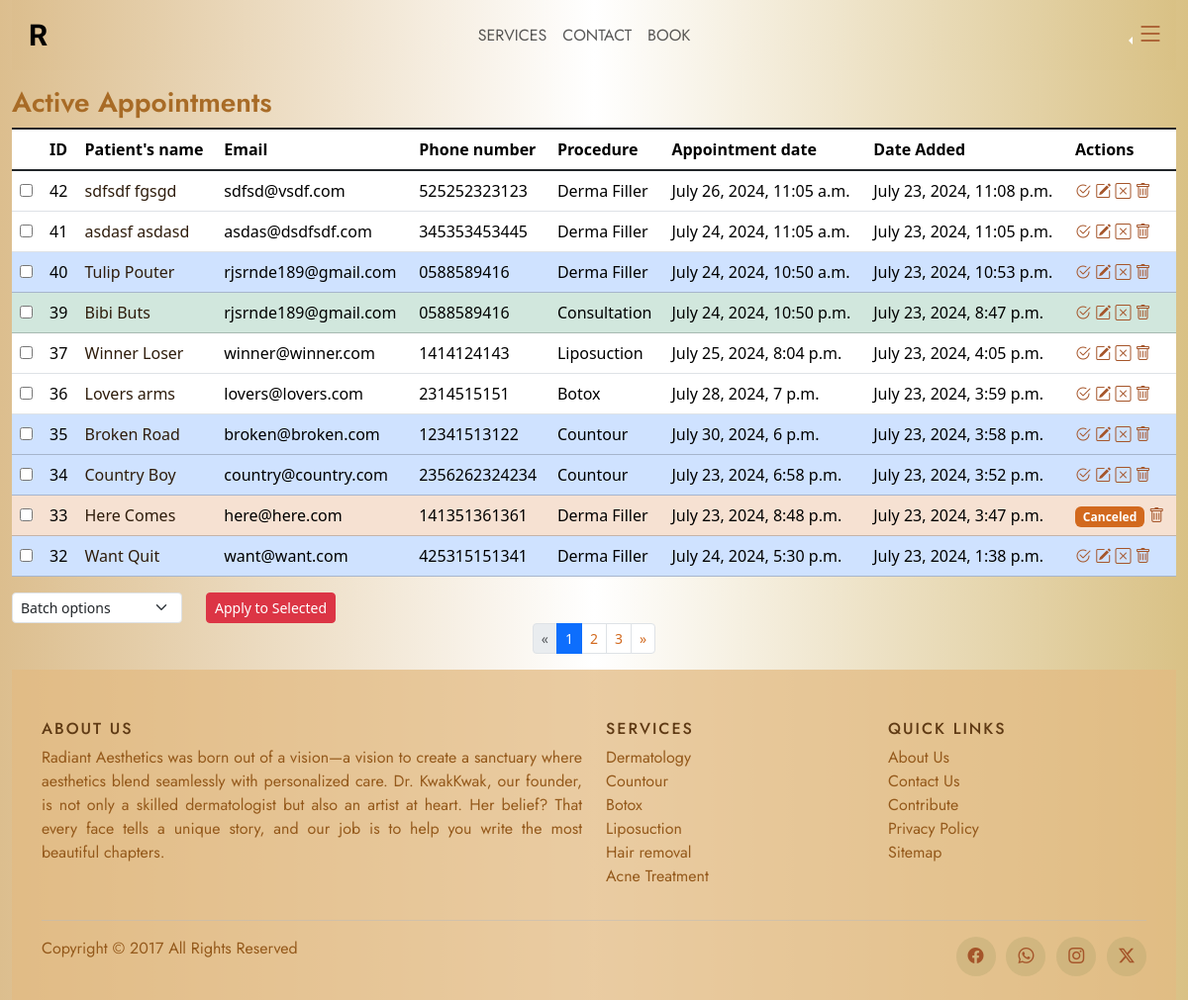
The app's page /active_appointments/, older data.
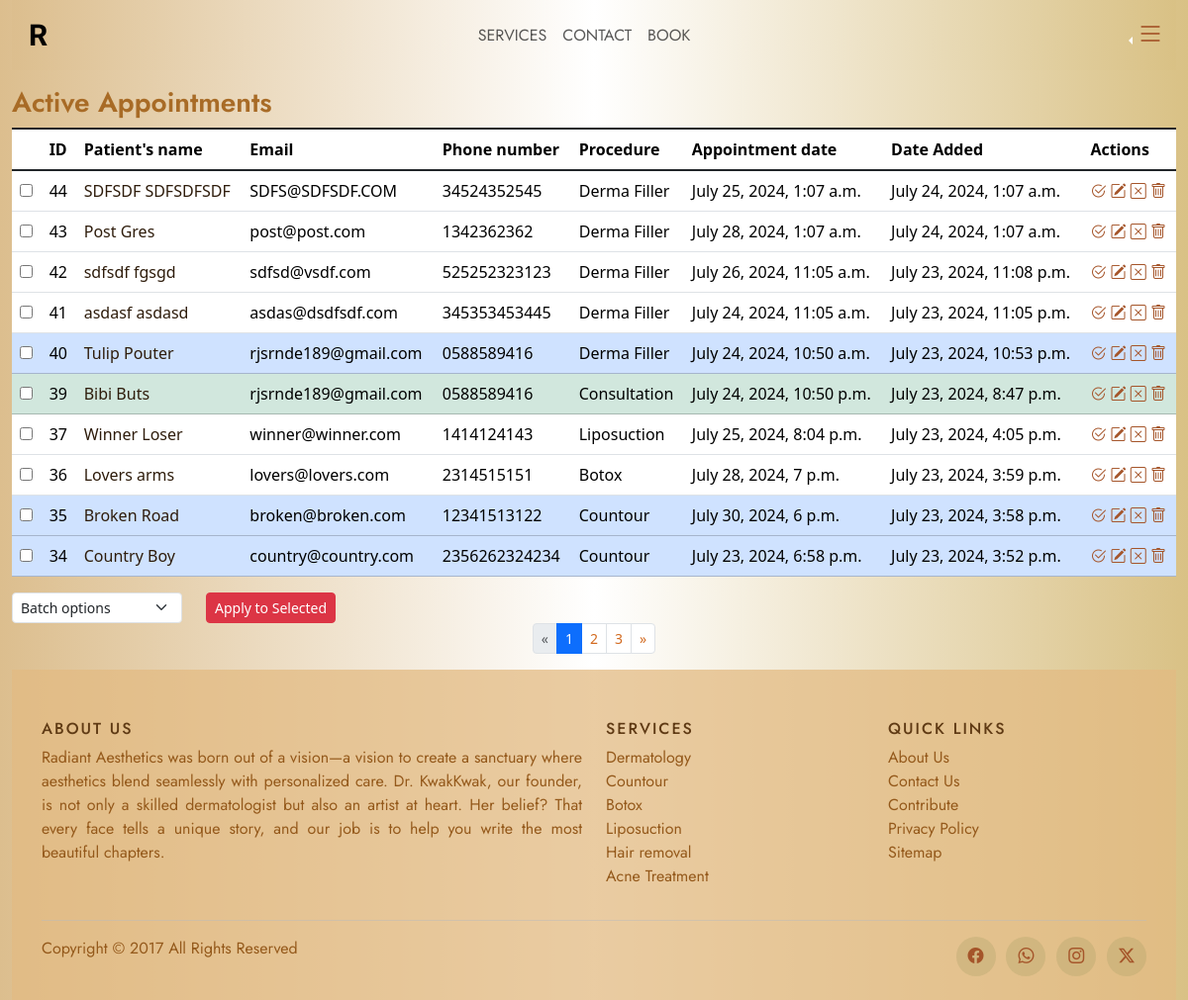
The same page, newer data.
### website/models.py (models this page shows, shortened)
class Patient(models.Model):
    first_name = models.CharField(max_length=100)
    last_name = models.CharField(max_length=100)
    service = models.ForeignKey(Category, on_delete=models.CASCADE, related_name="type_of")
    email = models.EmailField()
    phone_number = models.CharField(max_length=16)
    details = models.TextField(max_length=3000, null=True, blank=True)
    appt_date = models.DateTimeField()
    date_added = models.DateTimeField(auto_now_add=True)
    is_active = models.BooleanField(default=True, blank=True)
    is_done = models.BooleanField(default=False, blank=True)
    is_confirmed = models.BooleanField(default=False, blank=True)
    user = models.ForeignKey(settings.AUTH_USER_MODEL, on_delete=models.CASCADE, null=True, blank=True, related_name="booker")

class Category(models.Model):
    type = models.CharField(max_length=100)
    def __str__(self):
        return self.type

### website/views.py (the view)
# urls.py: path('active_appointments/', views.active_appointments, name='active_appointments'),
def active_appointments(request):
    patients = Patient.objects.all().order_by('-date_added')
    paginator = Paginator(patients ,10)
    page_number = request.GET.get('page')
    page_obj = paginator.get_page(page_number)
    return render(request, 'website/active_appointments.html', {
        'page_obj': page_obj
        })

### website/templates/website/active_appointments.html (shortened to what this page needs)
{% extends 'website/layout.html' %}
{% load static %}
{% block body %}
<div class="container-fluid">
    <h3>Active Appointments</h3>
    <form method="post" action="{% url 'manage_appointments' %}">
        <div class="table-responsive">
        <table class="table align-middle table-hover table-group-divider">
            <thead>
                <tr>
                    <th scope="col"></th>
                    <th scope="col">ID</th>
                    <th scope="col">Patient's name</th>
                    <th scope="col">Email</th>
                    <th scope="col">Phone number</th>
                    <th scope="col">Procedure</th>
                    <th scope="col">Appointment date</th>
                    <th scope="col">Date Added</th>
                    <th scope="col">Actions</th>
                </tr>
            </thead>
            <tbody class="table-group-divider my-lg-5">
                {% if page_obj %}
                {% for patient in page_obj %}
                <tr {% if not patient.is_active %} class="table-secondary text-muted"
                    {% elif patient.is_done %}
                        class="table-success"
                    {% elif patient.is_confirmed%}
                    class="table-primary"
                    {% endif %}class="tablerow">
                    <td><input type="checkbox" name="selected_appointments" value="{{ patient.id }}"></td>
                    <td>{{ patient.id }}</td>
                    <td><a href="{% url 'appt_details' patient.id %}">{{ patient.first_name }} {{ patient.last_name }}</a></td>
                    <td>{{ patient.email }}</td>
                    <td>{{ patient.phone_number }}</td>
                    <td>{{ patient.service }}</td>
                    <td>{{ patient.appt_date }}</td>
                    <td>{{ patient.date_added }}</td>
                    <td>
                        {% if patient.is_active %}
                            {% if not patient.is_done %}
                                <a href="{% url 'done_appt' patient.id %}" value="done"><i class="bi bi-check2-circle" data-bs-toggle="tooltip" data-bs-title="Done"></i></a>
                            {% else %}
                                <a href="{% url 'undone_appt' patient.id %}" value="done"><i class="bi bi-check2-circle" data-bs-toggle="tooltip" data-bs-title="UnDone"></i></a>
                            {% endif %}
                        <a href="{% url 'edit_appointment' patient.id %}"><i class="bi bi-pencil-square" data-bs-toggle="tooltip" data-bs-title="Edit"></i></a>
                        <a href="{% url 'cancel_appointment' patient.id %}"  onclick="return confirm('Are you sure you want to CANCEL this appointment?')">
                            <i class="bi bi-x-square" data-bs-toggle="tooltip" data-bs-title="Cancel"></i></a>
                        <a href="{% url 'delete_appointment' patient.id %}"  onclick="return confirm('Are you sure you want to DELETE this appointment?\n THIS CANNOT BE UNDONE!')">
                            <i class="bi bi-trash" data-bs-toggle="tooltip" data-bs-title="Delete"></i></a>
                        {% else %}
                        <span class="badge bg-secondary">Canceled</span>
                        <a href="{% url 'delete_appointment' patient.id %}"  onclick="return confirm('Are you sure you want to DELETE this appointment? \n THIS CANNOT BE UNDONE!')">
                            <i class="bi bi-trash" data-bs-toggle="tooltip" data-bs-title="Delete"></i></a>
                        {% endif %}
                    </td>
                </tr>
                {% endfor %}
                {% endif %}
            </tbody>
        </table>
        </div>
        <div class="d-flex justify-content-start">
            <div>
                <select name="action" class="form-select form-select-sm">
                    <option>Batch options</option>
                </select>
            </div>
            <div class="mx-4">
                <button type="submit" onclick="return confirm('Confirm batch action?')" class="btn btn-sm btn-danger">Apply to Selected</button>
            </div>
        </div>
    </form>
     <nav aria-label="Page navigation">
        <ul class="pagination pagination-sm justify-content-center">
            {% if page_obj.has_previous %}
                <li class="page-item">
                    <a class="page-link" href="?page={{ page_obj.previous_page_number }}" aria-label="Previous">
                        <span aria-hidden="true">&laquo;</span>
                    </a>
                </li>
            {% else %}
                <li class="page-item disabled">
                    <a class="page-link" href="#" aria-label="Previous">
                        <span aria-hidden="true">&laquo;</span>
                    </a>
                </li>
            {% endif %}
            {% for num in page_obj.paginator.page_range %}
                {% if page_obj.number == num %}
                    <li class="page-item active"><a class="page-link" href="#">{{ num }}</a></li>
                {% else %}
                    <li class="page-item"><a class="page-link" href="?page={{ num }}">{{ num }}</a></li>
                {% endif %}
            {% endfor %}
            {% if page_obj.has_next %}
                <li class="page-item">
                    <a class="page-link" href="?page={{ page_obj.next_page_number }}" aria-label="Next">
                        <span aria-hidden="true">&raquo;</span>
                    </a>
                </li>
            {% else %}
                <li class="page-item disabled">
                    <a class="page-link" href="#" aria-label="Next">
                        <span aria-hidden="true">&raquo;</span>
                    </a>
                </li>
            {% endif %}
        </ul>
    </nav>
</div>
{% endblock %}

### website/templates/website/layout.html (shortened to what this page needs)
<!DOCTYPE html>
<html lang="en">
  <head>
    {% load static %}
    <link rel="stylesheet" href="{% static 'src/main.css' %}" />
    <link rel="stylesheet" href="https://cdnjs.cloudflare.com/ajax/libs/jquery-datetimepicker/2.5.20/jquery.datetimepicker.min.css">
    <link rel="stylesheet" href="https://cdn.jsdelivr.net/npm/bootstrap-icons@1.11.3/font/bootstrap-icons.min.css" />
    <link rel="stylesheet" href="{% static 'website/instyle.css' %}" />
  </head>
  <body>
    <div class="container-fluid">
      <nav class="navbar navbar-expand bg-body-tertiary">
        <div class="container-fluid">
          <a class="navbar-brand" href="{% url 'index' %}" id="brandlogo">R</a>
          <div class="collapse navbar-collapse" id="navbarNavAltMarkup">
            <div class="navbar-nav mx-auto">
              <a class="nav-link" href="{% url 'index' %}#majorServices">Services</a>
              <a class="nav-link" href="#footers">Contact</a>
              <a class="nav-link" href="{% url 'booking' %}">Book</a>
            </div>
          </div>
        </div>
        <div class="btn-group dropstart c-dropstart">
          <button type="button" class="btn btn-dark dropdown-toggle bg-transparent border-0" data-bs-toggle="dropdown" aria-expanded="false"><i class="bi bi-list h3"></i></button>
        </div>
      </nav>
    </div>
    <div class="body">
      {% block body %}
      {% endblock %}
      <div class="container-fluid">
        <footer class="site-footer" id="footers">
          <div class="container">
            <div class="row">
              <div class="col-md-6">
                <h6>About Us</h6>
                <p class="text-justify">Radiant Aesthetics was born out of a vision—a vision to create a sanctuary where aesthetics blend seamlessly with personalized care. Dr. KwakKwak, our founder, is not only a skilled dermatologist but also an artist at heart. Her belief? That every face tells a unique story, and our job is to help you write the most beautiful chapters.</p>
              </div>
              <div class="col-6 col-md-3">
                <h6>Services</h6>
                <ul class="footer-links">
                  <li>
                    <a href="#">Dermatology</a>
                  </li>
                  <li>
                    <a href="#">Countour</a>
                  </li>
                  <li>
                    <a href="#">Botox</a>
                  </li>
                  <li>
                    <a href="#">Liposuction</a>
                  </li>
                  <li>
                    <a href="#">Hair removal</a>
                  </li>
                  <li>
                    <a href="#">Acne Treatment</a>
                  </li>
                </ul>
              </div>
              <div class="col-6 col-md-3">
                <h6>Quick Links</h6>
                <ul class="footer-links">
                  <li>
                    <a href="#">About Us</a>
                  </li>
                  <li>
                    <a href="#">Contact Us</a>
                  </li>
                  <li>
                    <a href="#">Contribute</a>
                  </li>
                  <li>
                    <a href="#">Privacy Policy</a>
                  </li>
                  <li>
                    <a href="#">Sitemap</a>
                  </li>
                </ul>
              </div>
            </div>
            <hr />
          </div>
          <div class="container">
            <div class="row">
              <div class="col-md-8 col-sm-6 col-xs-12">
                <p class="copyright-text">Copyright &copy; 2017 All Rights Reserved</p>
              </div>
              <div class="col-md-4 col-sm-6 col-xs-12">
                <ul class="social-icons">
                  <li>
                    <a class="facebook" href="#"><i class="bi bi-facebook"></i></a>
                  </li>
                  <li>
                    <a class="twitter" href="#"><i class="bi bi-whatsapp"></i></a>
                  </li>
                  <li>
                    <a class="dribbble" href="#"><i class="bi bi-instagram"></i></a>
                  </li>
                  <li>
                    <a class="linkedin" href="#"><i class="bi bi-twitter-x"></i></a>
                  </li>
                </ul>
              </div>
            </div>
          </div>
        </footer>
      </div>
    </div>
  </body>
</html>

### website/static/website/instyle.css (style rules this page uses)
html { overflow-x: hidden !important; max-width : 100%; scroll-behavior: smooth; scroll-snap-align: start; scroll-snap-type: y mandatory; }
body, .navbar, .c-dropmenu { background-image: linear-gradient(to right, rgb(220, 190, 142), rgb(255, 255, 255), rgb(217, 193, 133)); }
#brandlogo { font-family: "Mea Culpa", cursive; font-weight: 800; font-style: normal; margin-inline-start: 5px ; font-size: 30px; color: rgb(0, 0, 0); }
.navbar .nav-link { font-family: "Jost", sans-serif; font-optical-sizing: auto; font-weight: 400; margin-inline: auto; text-transform: uppercase; font-style: normal; }
.c-dropstart { font-family: "Jost", sans-serif; font-optical-sizing: auto; font-weight: 600; margin-inline: auto; }
a { text-decoration: none; color:#2e1c0b; }
.bi { color: rgb(165, 85, 42); }
h3 { font-family: "Jost", sans-serif; font-optical-sizing: auto; font-weight: 600; font-style: normal; color:rgb(168, 107, 38) }
.site-footer { font-family: "Jost", sans-serif; font-optical-sizing: auto; font-weight: 400; font-style: normal; background-color:#e3bb83be; padding:45px 0 20px; line-height:24px; color:#94591b; text-align: justify; }
.site-footer hr { border-top-color:#bbb; opacity:0.5 }
.site-footer h6 { color:#5f3a14; font: size 0.0625em;; text-transform:uppercase; margin-top:5px; letter-spacing:2px }
.site-footer a { color:#94591b; }
.footer-links { padding-left:0; list-style:none }
.footer-links li { display:block }
.footer-links a { color:#94591b }
.site-footer .social-icons { text-align:right }
.site-footer .social-icons a { width:40px; height:40px; line-height:40px; margin-left:6px; margin-right:0; border-radius:100%; background-color:#aea26a58 }
.copyright-text { margin:0 }
.social-icons { padding-left:0; margin-bottom:0; list-style:none }
.social-icons li { display:inline-block; margin-bottom:4px }
.social-icons a { background-color:#eceeef; color:#818a91; font-size:16px; display:inline-block; line-height:44px; width:44px; height:44px; text-align:center; margin-right:8px; border-radius:100%; -webkit-transition:all .2s linear; -o-transition:all .2s linear; transition:all .2s linear }

Row changes from the older to the newer data that the page shows:
no longer on this page (row unchanged): Patient: id "33", first_name "Here", last_name "Comes", email "here@here.com", phone_number "141351361361", service "Derma Filler", appt_date "July 23, 2024, 8:48 p.m.", date_added "July 23, 2024, 3:47 p.m.", is_active "Canceled"
no longer on this page (row unchanged): Patient: id "32", first_name "Want", last_name "Quit", email "want@want.com", phone_number "425315151341", service "Derma Filler", appt_date "July 24, 2024, 5:30 p.m.", date_added "July 23, 2024, 1:38 p.m.", is_active True (drawn)
added Patient: id "44", first_name "SDFSDF", last_name "SDFSDFSDF", email "SDFS@SDFSDF.COM", phone_number "34524352545", service "Derma Filler", appt_date "July 25, 2024, 1:07 a.m.", date_added "July 24, 2024, 1:07 a.m.", is_active True (drawn)
added Patient: id "43", first_name "Post", last_name "Gres", email "post@post.com", phone_number "1342362362", service "Derma Filler", appt_date "July 28, 2024, 1:07 a.m.", date_added "July 24, 2024, 1:07 a.m.", is_active True (drawn)
